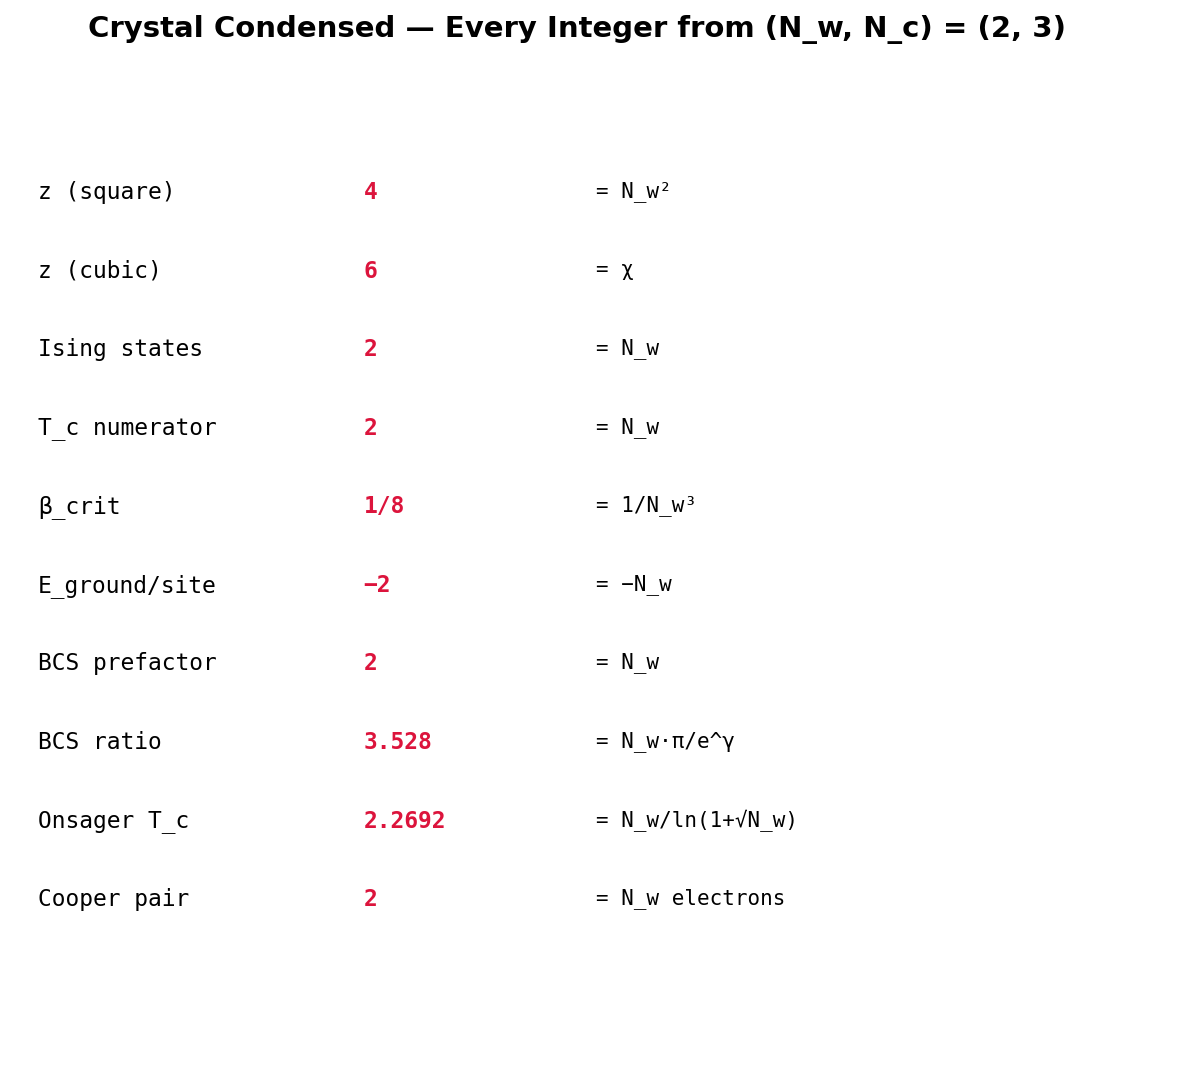

Python code for this plot:
#!/usr/bin/env python3
"""Crystal Condensed — Every Integer from (2,3)"""
import crystal_toe as ct
import matplotlib.pyplot as plt

toe = ct.Toe(); cm = toe.condensed()
fig, ax = plt.subplots(figsize=(10, 8))
fig.suptitle(f"Crystal Condensed — Every Integer from (N_w, N_c) = ({cm.n_w()}, {cm.n_c()})", fontsize=14, fontweight='bold')
ax.axis('off')
rows = [
    ("z (square)",    "4",     "N_w²"),
    ("z (cubic)",     "6",     "χ"),
    ("Ising states",  "2",     "N_w"),
    ("T_c numerator", "2",     "N_w"),
    ("β_crit",        "1/8",   "1/N_w³"),
    ("E_ground/site", "−2",    "−N_w"),
    ("BCS prefactor", "2",     "N_w"),
    ("BCS ratio",     f"{cm.bcs_ratio():.3f}", "N_w·π/e^γ"),
    ("Onsager T_c",   f"{cm.onsager_tc():.4f}", "N_w/ln(1+√N_w)"),
    ("Cooper pair",   "2",     "N_w electrons"),
]
for i, (name, val, origin) in enumerate(rows):
    y = 0.95 - i * 0.085
    ax.text(0.02, y, name, fontsize=11, fontfamily='monospace', va='top', transform=ax.transAxes)
    ax.text(0.30, y, val, fontsize=11, fontfamily='monospace', va='top', fontweight='bold', color='crimson', transform=ax.transAxes)
    ax.text(0.50, y, f'= {origin}', fontsize=10, fontfamily='monospace', va='top', transform=ax.transAxes)
plt.savefig('condensed_integers.png', dpi=150, bbox_inches='tight'); plt.show()
